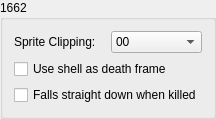
           <widget class="QGroupBox" name="groupBox1662">
            <property name="title">
             <string>1662</string>
            </property>
            <layout class="QGridLayout" name="gridLayout_9">
             <item row="0" column="0">
              <widget class="QLabel" name="sprClipLabel">
               <property name="text">
                <string>&lt;html&gt;&lt;head/&gt;&lt;body&gt;&lt;p&gt;Sprite Clipping:&lt;/p&gt;&lt;/body&gt;&lt;/html&gt;</string>
               </property>
              </widget>
             </item>
             <item row="0" column="1">
              <widget class="QComboBox" name="sprClipCmbBox">
               <item>
                <property name="text">
                 <string>00</string>
                </property>
               </item>
               <item>
                <property name="text">
                 <string>01</string>
                </property>
               </item>
               <item>
                <property name="text">
                 <string>02</string>
                </property>
               </item>
               <item>
                <property name="text">
                 <string>03</string>
                </property>
               </item>
               <item>
                <property name="text">
                 <string>04</string>
                </property>
               </item>
               <item>
                <property name="text">
                 <string>05</string>
                </property>
               </item>
               <item>
                <property name="text">
                 <string>06</string>
                </property>
               </item>
               <item>
                <property name="text">
                 <string>07</string>
                </property>
               </item>
               <item>
                <property name="text">
                 <string>08</string>
                </property>
               </item>
               <item>
                <property name="text">
                 <string>09</string>
                </property>
               </item>
               <item>
                <property name="text">
                 <string>0A</string>
                </property>
               </item>
               <item>
                <property name="text">
                 <string>0B</string>
                </property>
               </item>
               <item>
                <property name="text">
                 <string>0C</string>
                </property>
               </item>
               <item>
                <property name="text">
                 <string>0D</string>
                </property>
               </item>
               <item>
                <property name="text">
                 <string>0E</string>
                </property>
               </item>
               <item>
                <property name="text">
                 <string>0F</string>
                </property>
               </item>
               <item>
                <property name="text">
                 <string>10</string>
                </property>
               </item>
               <item>
                <property name="text">
                 <string>11</string>
                </property>
               </item>
               <item>
                <property name="text">
                 <string>12</string>
                </property>
               </item>
               <item>
                <property name="text">
                 <string>13</string>
                </property>
               </item>
               <item>
                <property name="text">
                 <string>14</string>
                </property>
               </item>
               <item>
                <property name="text">
                 <string>15</string>
                </property>
               </item>
               <item>
                <property name="text">
                 <string>16</string>
                </property>
               </item>
               <item>
                <property name="text">
                 <string>17</string>
                </property>
               </item>
               <item>
                <property name="text">
                 <string>18</string>
                </property>
               </item>
               <item>
                <property name="text">
                 <string>19</string>
                </property>
               </item>
               <item>
                <property name="text">
                 <string>1A</string>
                </property>
               </item>
               <item>
                <property name="text">
                 <string>1B</string>
                </property>
               </item>
               <item>
                <property name="text">
                 <string>1C</string>
                </property>
               </item>
               <item>
                <property name="text">
                 <string>1D</string>
                </property>
               </item>
               <item>
                <property name="text">
                 <string>1E</string>
                </property>
               </item>
               <item>
                <property name="text">
                 <string>1F</string>
                </property>
               </item>
               <item>
                <property name="text">
                 <string>20</string>
                </property>
               </item>
               <item>
                <property name="text">
                 <string>21</string>
                </property>
               </item>
               <item>
                <property name="text">
                 <string>22</string>
                </property>
               </item>
               <item>
                <property name="text">
                 <string>23</string>
                </property>
               </item>
               <item>
                <property name="text">
                 <string>24</string>
                </property>
               </item>
               <item>
                <property name="text">
                 <string>25</string>
                </property>
               </item>
               <item>
                <property name="text">
                 <string>26</string>
                </property>
               </item>
               <item>
                <property name="text">
                 <string>27</string>
                </property>
               </item>
               <item>
                <property name="text">
                 <string>28</string>
                </property>
               </item>
               <item>
                <property name="text">
                 <string>29</string>
                </property>
               </item>
               <item>
                <property name="text">
                 <string>2A</string>
                </property>
               </item>
               <item>
                <property name="text">
                 <string>2B</string>
                </property>
               </item>
               <item>
                <property name="text">
                 <string>2C</string>
                </property>
               </item>
               <item>
                <property name="text">
                 <string>2D</string>
                </property>
               </item>
               <item>
                <property name="text">
                 <string>2E</string>
                </property>
               </item>
               <item>
                <property name="text">
                 <string>2F</string>
                </property>
               </item>
               <item>
                <property name="text">
                 <string>30</string>
                </property>
               </item>
               <item>
                <property name="text">
                 <string>31</string>
                </property>
               </item>
               <item>
                <property name="text">
                 <string>32</string>
                </property>
               </item>
               <item>
                <property name="text">
                 <string>33</string>
                </property>
               </item>
               <item>
                <property name="text">
                 <string>34</string>
                </property>
               </item>
               <item>
                <property name="text">
                 <string>35</string>
                </property>
               </item>
               <item>
                <property name="text">
                 <string>36</string>
                </property>
               </item>
               <item>
                <property name="text">
                 <string>37</string>
                </property>
               </item>
               <item>
                <property name="text">
                 <string>38</string>
                </property>
               </item>
               <item>
                <property name="text">
                 <string>39</string>
                </property>
               </item>
               <item>
                <property name="text">
                 <string>3A</string>
                </property>
               </item>
               <item>
                <property name="text">
                 <string>3B</string>
                </property>
               </item>
               <item>
                <property name="text">
                 <string>3C</string>
                </property>
               </item>
               <item>
                <property name="text">
                 <string>3D</string>
                </property>
               </item>
               <item>
                <property name="text">
                 <string>3E</string>
                </property>
               </item>
               <item>
                <property name="text">
                 <string>3F</string>
                </property>
               </item>
              </widget>
             </item>
             <item row="1" column="0" colspan="2">
              <layout class="QVBoxLayout" name="verticalLayout_11">
               <item>
                <widget class="QCheckBox" name="checkBox1662deathframe">
                 <property name="text">
                  <string>Use shell as death frame</string>
                 </property>
                </widget>
               </item>
               <item>
                <widget class="QCheckBox" name="checkBox1662strdown">
                 <property name="text">
                  <string>Falls straight down when killed</string>
                 </property>
                </widget>
               </item>
              </layout>
             </item>
            </layout>
           </widget>
